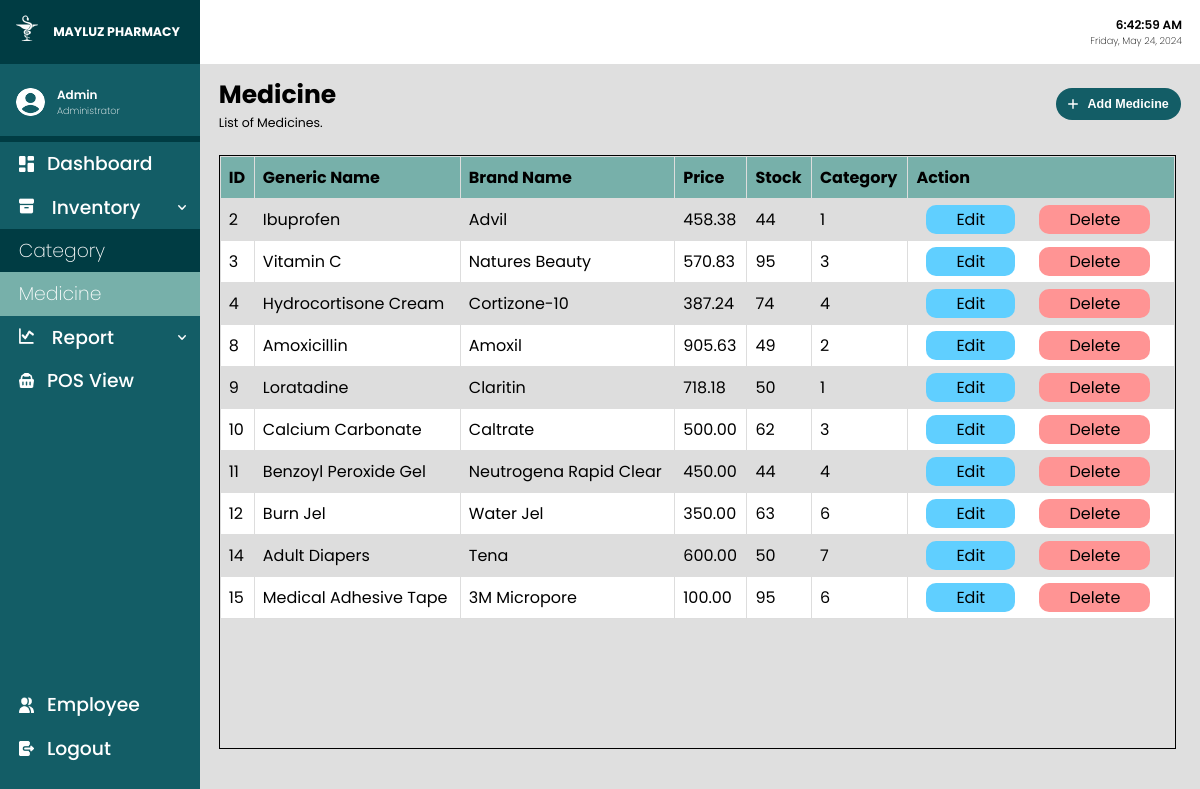
The app's page /medicine.php (signed in) with its own data.
### tables this page shows
CREATE TABLE `medicine` (
  `medicineID` int(10) NOT NULL,
  `genericName` varchar(100) NOT NULL,
  `brandedName` varchar(100) NOT NULL,
  `price` double(100,2) NOT NULL,
  `stock` int(11) NOT NULL,
  `dateAdded` date NOT NULL DEFAULT current_timestamp(),
  `categoryID` int(10) DEFAULT NULL
);

### medicine.php (the view, shortened to what this page needs)
<?php
include('connect.php');
?>
<!DOCTYPE html>
<html lang="en">
<head>
    <link rel="stylesheet" href="css/main.css">
    <link rel="stylesheet" href="css/global.css">
</head>
<body onload="whenActive()">
    <div class="container">
        <?php include('sidebar.php') ?>
        <div class="main">
            <div class="header">
                <div class="timendate">
                    <p class="datime">00:00:00 AM</p>
                    <p class="dadate">Monday, June 12, 2003</p>
                </div>
            </div>
            <div class="content">
                <div class="directory">
                    <div class="directoryinfo">
                        <h1> Medicine </h1>
                        <p> List of Medicines. </p>
                    </div>
                    <div class="addbtn">
                        <button class="addbtn" onclick="addMedicine()"><img src="images/add.svg"> Add Medicine </button>
                    </div>
                </div>
                <div class="subcontent">
                    <div class="contentTable">
                        <table class="rowNumbers">
                            <tr>
                                <th> ID </th>
                                <th> Generic Name </th>
                                <th> Brand Name </th>
                                <th> Price </th>
                                <th> Stock </th>
                                <th> Category </th>
                                <th> Action </th>
                            </tr>
                            <?php
                            $fetchMedicines = "SELECT * FROM medicine";
                            $exec = mysqli_query($conn, $fetchMedicines);
                            while ($rowMed = mysqli_fetch_array($exec)) {
                                echo "<tr>";
                                echo "<td>" . $rowMed['medicineID'] . "</td>";
                                echo "<td>" . $rowMed['genericName'] . "</td>";
                                echo "<td>" . $rowMed['brandedName'] . "</td>";
                                echo "<td>" . $rowMed['price'] . "</td>";
                                if ($rowMed['stock'] <= 0) {
                                    echo "<td style='color:red'> Out of Stock </td>";
                                } else {
                                    echo "<td>" . $rowMed['stock'] . "</td>";
                                }
                                echo "<td>" . $rowMed['categoryID'] . "</td>";
                                echo "<td> <a class='editBtn' href='editMedicine.php?medicineID=$rowMed[0]'>Edit</a>
                                <a class='deltBtn' href='delete.php?medicineID=$rowMed[0]'>Delete</a></td>";
                                echo "</tr>";
                            }
                            ?>
                        </table>
                    </div>
                </div>
            </div>
        </div>
    </div>
</body>
</html>

### css/main.css (style rules this page uses)
.container { display: flex; position: relative; flex-direction: row; width: 100vw; height: 100vh; }
.main { flex-direction: column; background-color: #dfdfdf; width: 100vw; height: 100vh; display: flex; position: relative; }
.header { background-color: #fff; color: black; display: flex; justify-content: space-between; align-items: center; height: 8vh; }
.content { height: 78.06vh; }
.directory { padding-left: 1.5625vw; padding-right: 1.5625vw; padding-top: 0.9895833333333334vw; padding-bottom: 0.9375vw; font-size: 1.0416666666666667vw; display: flex; flex-direction: row; justify-content: space-between; align-items: center; }
.directory .directoryinfo { display: flex; flex-direction: column; }
.directoryinfo h1 { display: flex; flex-direction: row; }
.subcontent { padding-left: 1.5625vw; padding-top: 0.9895833333333334vw; padding-right: 2vw; }
.addbtn { display: flex; flex-direction: row; }
.addbtn button { font-size: 1.0416666666666667vw; font-weight: 600; background-color: #135d66; border: none; padding: 0.78125vw 1.0416666666666667vw; display: flex; align-items: center; border-radius: 1.5625vw; color: white; cursor: pointer; }
.addbtn button img { margin-right: 0.78125vw; width: 0.8291666666666666vw; height: 0.8291666666666666vw; }
.contentTable { overflow-x: hidden; overflow-y: auto; height: 74vh; border: 1px solid black; }
.contentTable table { background-color: white; border-collapse: collapse; width: 100%; }
.contentTable table td, .contentTable table th { padding: 8px; text-align: left; border: 1px solid #dddddd; }
.editBtn, .deltBtn { border-radius: 10px; padding: 3px 30px; margin: 0px 10px; cursor: pointer; border: none; text-decoration: none; color: #000; }
.editBtn { background-color: rgb(96, 207, 255); }
.deltBtn { background-color: rgb(255, 148, 148); }
.contentTable table th { background-color: #77b0aa; position: sticky; top: 0; }
.contentTable table tr:nth-child(even) { background-color: #dddddd; }

### css/global.css (style rules this page uses)
:root { --blackColor: #000; --whiteColor: #fff; --grayColor: #f1f1f1; --darkgrayColor: #d3d3d3; --backgroundColor: #efefef; --inputBGColor: #e3ebf3; --mainColor: #135d66; --secondColor: #003c43; --thirddColor: #77b0aa; --fourthColor: #e3fef7; --borderStyle: #a9a9a9 1px solid; --redColor: #ff5b5b; --blueColor: #4681f4; --darkblueColor: #3c70d8; --greenbtnColor: #33b249; --darkgreenbtnColor: #288f39; }
* { margin: 0; padding: 0; }
body { font-family: "Poppins"; font-style: normal; }
.timendate { display: flex; flex-direction: column; margin-right: 1.5vw; text-align: right; }
.datime { font-size: 1vw; font-weight: 600; }
.dadate { font-size: 0.8vw; font-weight: 200; }

### records on screen
medicine: medicineID "2", genericName "Ibuprofen", brandedName "Advil", price "458.38", stock "44", categoryID "1"
medicine: medicineID "3", genericName "Vitamin C", brandedName "Natures Beauty", price "570.83", stock "95", categoryID "3"
medicine: medicineID "4", genericName "Hydrocortisone Cream", brandedName "Cortizone-10", price "387.24", stock "74", categoryID "4"
medicine: medicineID "8", genericName "Amoxicillin", brandedName "Amoxil", price "905.63", stock "49", categoryID "2"
medicine: medicineID "9", genericName "Loratadine", brandedName "Claritin", price "718.18", stock "50", categoryID "1"
medicine: medicineID "10", genericName "Calcium Carbonate", brandedName "Caltrate", price "500.00", stock "62", categoryID "3"
medicine: medicineID "11", genericName "Benzoyl Peroxide Gel", brandedName "Neutrogena Rapid Clear", price "450.00", stock "44", categoryID "4"
medicine: medicineID "12", genericName "Burn Jel", brandedName "Water Jel", price "350.00", stock "63", categoryID "6"
medicine: medicineID "14", genericName "Adult Diapers", brandedName "Tena", price "600.00", stock "50", categoryID "7"
medicine: medicineID "15", genericName "Medical Adhesive Tape", brandedName "3M Micropore", price "100.00", stock "95", categoryID "6"

### other values on screen
$_SESSION['user'] "Admin"
$_SESSION['position'] "Administrator"
